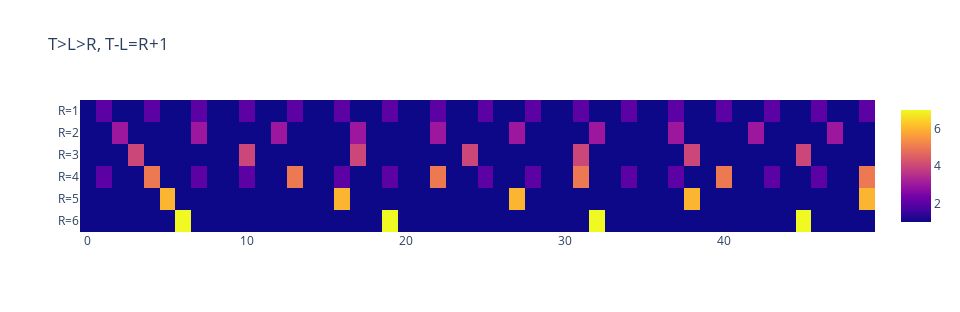

The notebook cell this image was saved under:
### Code cell
N = 16
size = 50
# ---
mat = []
ylabel = []
for r in range(1, N+1):
    try:
        df = pd.read_csv(f"data/T-L={r+1}_R={r}_100x100.csv")
        mat += [df.values[1, :size]]
        ylabel += [f"R={r}"]
    except: pass
# ---
# display(sympy.Matrix(mat))
fig = px.imshow(mat, y=ylabel, aspect='equal', title="T>L>R, T-L=R+1")
# ---
fig.update_layout(height=52*len(ylabel), width=960, title="T>L>R, T-L=R+1")
fig.show()

### Figure 1 — Plotly figure (JSON) as saved in the notebook; plotly's stock layout.template omitted (floating-point values rounded to 4 significant figures; data arrays with more than 128 entries replaced by an {"elided": "..."} marker saying what was removed)
{"data": [{"coloraxis": "coloraxis", "hovertemplate": "x: %{x}<br>y: %{y}<br>color: %{z}<extra></extra>", "name": "0", "type": "heatmap", "xaxis": "x", "y": ["R=1", "R=2", "R=3", "R=4", "R=5", "R=6"], "yaxis": "y", "z": {"elided": "6x50 int values"}}], "layout": {"coloraxis": {"colorscale": [[0, "#0d0887"], [0.1111, "#46039f"], [0.2222, "#7201a8"], [0.3333, "#9c179e"], [0.4444, "#bd3786"], [0.5556, "#d8576b"], [0.6667, "#ed7953"], [0.7778, "#fb9f3a"], [0.8889, "#fdca26"], [1, "#f0f921"]]}, "height": 312, "title": {"text": "T>L>R, T-L=R+1"}, "width": 960, "xaxis": {"anchor": "y", "autorange": true, "constrain": "domain", "domain": [0, 1], "range": [-0.5, 49.5], "scaleanchor": "y"}, "yaxis": {"anchor": "x", "autorange": true, "constrain": "domain", "domain": [0, 1], "range": [5.5, -0.5], "type": "category"}}}
